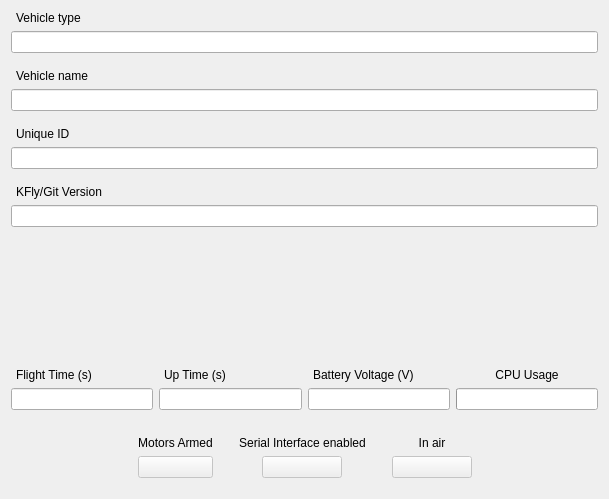
<?xml version="1.0" encoding="UTF-8"?>
<ui version="4.0">
 <class>ui_sys_info</class>
 <widget class="QWidget" name="ui_sys_info">
  <property name="geometry">
   <rect>
    <x>0</x>
    <y>0</y>
    <width>609</width>
    <height>499</height>
   </rect>
  </property>
  <property name="windowTitle">
   <string>Form</string>
  </property>
  <layout class="QVBoxLayout" name="verticalLayout">
   <item>
    <widget class="QLabel" name="label">
     <property name="text">
      <string>Vehicle type</string>
     </property>
     <property name="indent">
      <number>5</number>
     </property>
    </widget>
   </item>
   <item>
    <widget class="QLineEdit" name="editVehicleType"/>
   </item>
   <item>
    <spacer name="verticalSpacer_4">
     <property name="orientation">
      <enum>Qt::Vertical</enum>
     </property>
     <property name="sizeType">
      <enum>QSizePolicy::Minimum</enum>
     </property>
     <property name="sizeHint" stdset="0">
      <size>
       <width>20</width>
       <height>10</height>
      </size>
     </property>
    </spacer>
   </item>
   <item>
    <widget class="QLabel" name="label_2">
     <property name="text">
      <string>Vehicle name</string>
     </property>
     <property name="indent">
      <number>5</number>
     </property>
    </widget>
   </item>
   <item>
    <widget class="QLineEdit" name="editVehicleName"/>
   </item>
   <item>
    <spacer name="verticalSpacer_5">
     <property name="orientation">
      <enum>Qt::Vertical</enum>
     </property>
     <property name="sizeType">
      <enum>QSizePolicy::Minimum</enum>
     </property>
     <property name="sizeHint" stdset="0">
      <size>
       <width>20</width>
       <height>10</height>
      </size>
     </property>
    </spacer>
   </item>
   <item>
    <widget class="QLabel" name="label_3">
     <property name="text">
      <string>Unique ID</string>
     </property>
     <property name="indent">
      <number>5</number>
     </property>
    </widget>
   </item>
   <item>
    <widget class="QLineEdit" name="editUniqueID">
     <property name="readOnly">
      <bool>true</bool>
     </property>
    </widget>
   </item>
   <item>
    <spacer name="verticalSpacer_6">
     <property name="orientation">
      <enum>Qt::Vertical</enum>
     </property>
     <property name="sizeType">
      <enum>QSizePolicy::Minimum</enum>
     </property>
     <property name="sizeHint" stdset="0">
      <size>
       <width>20</width>
       <height>10</height>
      </size>
     </property>
    </spacer>
   </item>
   <item>
    <widget class="QLabel" name="label_4">
     <property name="text">
      <string>KFly/Git Version</string>
     </property>
     <property name="indent">
      <number>5</number>
     </property>
    </widget>
   </item>
   <item>
    <widget class="QLineEdit" name="editVersion">
     <property name="readOnly">
      <bool>true</bool>
     </property>
    </widget>
   </item>
   <item>
    <spacer name="verticalSpacer_2">
     <property name="orientation">
      <enum>Qt::Vertical</enum>
     </property>
     <property name="sizeType">
      <enum>QSizePolicy::Expanding</enum>
     </property>
     <property name="sizeHint" stdset="0">
      <size>
       <width>20</width>
       <height>20</height>
      </size>
     </property>
    </spacer>
   </item>
   <item>
    <layout class="QHBoxLayout" name="horizontalLayout">
     <item>
      <layout class="QVBoxLayout" name="verticalLayout_3">
       <item>
        <widget class="QLabel" name="label_5">
         <property name="text">
          <string>Flight Time (s)</string>
         </property>
         <property name="indent">
          <number>5</number>
         </property>
        </widget>
       </item>
       <item>
        <widget class="QLineEdit" name="editFlightTime"/>
       </item>
      </layout>
     </item>
     <item>
      <layout class="QVBoxLayout" name="verticalLayout_5">
       <item>
        <widget class="QLabel" name="label_6">
         <property name="text">
          <string>Up Time (s)</string>
         </property>
         <property name="indent">
          <number>5</number>
         </property>
        </widget>
       </item>
       <item>
        <widget class="QLineEdit" name="editUpTime"/>
       </item>
      </layout>
     </item>
     <item>
      <layout class="QVBoxLayout" name="verticalLayout_4">
       <item>
        <widget class="QLabel" name="label_7">
         <property name="text">
          <string>Battery Voltage (V)</string>
         </property>
         <property name="indent">
          <number>5</number>
         </property>
        </widget>
       </item>
       <item>
        <widget class="QLineEdit" name="editBatteryVoltage"/>
       </item>
      </layout>
     </item>
     <item>
      <layout class="QVBoxLayout" name="verticalLayout_2">
       <item>
        <widget class="QLabel" name="label_8">
         <property name="text">
          <string>CPU Usage</string>
         </property>
         <property name="alignment">
          <set>Qt::AlignCenter</set>
         </property>
         <property name="indent">
          <number>-1</number>
         </property>
        </widget>
       </item>
       <item>
        <widget class="QProgressBar" name="progressCPU"/>
       </item>
      </layout>
     </item>
    </layout>
   </item>
   <item>
    <spacer name="verticalSpacer_3">
     <property name="orientation">
      <enum>Qt::Vertical</enum>
     </property>
     <property name="sizeType">
      <enum>QSizePolicy::Minimum</enum>
     </property>
     <property name="sizeHint" stdset="0">
      <size>
       <width>20</width>
       <height>20</height>
      </size>
     </property>
    </spacer>
   </item>
   <item>
    <layout class="QHBoxLayout" name="horizontalLayout_2">
     <item>
      <spacer name="horizontalSpacer">
       <property name="orientation">
        <enum>Qt::Horizontal</enum>
       </property>
       <property name="sizeHint" stdset="0">
        <size>
         <width>40</width>
         <height>20</height>
        </size>
       </property>
      </spacer>
     </item>
     <item>
      <layout class="QVBoxLayout" name="verticalLayout_7">
       <item>
        <widget class="QLabel" name="label_9">
         <property name="text">
          <string>Motors Armed</string>
         </property>
         <property name="alignment">
          <set>Qt::AlignCenter</set>
         </property>
        </widget>
       </item>
       <item>
        <layout class="QHBoxLayout" name="horizontalLayout_3">
         <property name="spacing">
          <number>0</number>
         </property>
         <item>
          <widget class="sliderbox" name="buttonArmed">
           <property name="enabled">
            <bool>false</bool>
           </property>
           <property name="maximumSize">
            <size>
             <width>80</width>
             <height>16777215</height>
            </size>
           </property>
           <property name="text">
            <string/>
           </property>
          </widget>
         </item>
        </layout>
       </item>
      </layout>
     </item>
     <item>
      <spacer name="horizontalSpacer_3">
       <property name="orientation">
        <enum>Qt::Horizontal</enum>
       </property>
       <property name="sizeType">
        <enum>QSizePolicy::Fixed</enum>
       </property>
       <property name="sizeHint" stdset="0">
        <size>
         <width>20</width>
         <height>20</height>
        </size>
       </property>
      </spacer>
     </item>
     <item>
      <layout class="QVBoxLayout" name="verticalLayout_8">
       <item>
        <widget class="QLabel" name="label_10">
         <property name="text">
          <string>Serial Interface enabled</string>
         </property>
         <property name="alignment">
          <set>Qt::AlignCenter</set>
         </property>
        </widget>
       </item>
       <item>
        <layout class="QHBoxLayout" name="horizontalLayout_4">
         <property name="spacing">
          <number>0</number>
         </property>
         <item>
          <widget class="sliderbox" name="buttonSerialInterface">
           <property name="enabled">
            <bool>false</bool>
           </property>
           <property name="maximumSize">
            <size>
             <width>80</width>
             <height>16777215</height>
            </size>
           </property>
           <property name="text">
            <string/>
           </property>
          </widget>
         </item>
        </layout>
       </item>
      </layout>
     </item>
     <item>
      <spacer name="horizontalSpacer_4">
       <property name="orientation">
        <enum>Qt::Horizontal</enum>
       </property>
       <property name="sizeType">
        <enum>QSizePolicy::Fixed</enum>
       </property>
       <property name="sizeHint" stdset="0">
        <size>
         <width>20</width>
         <height>20</height>
        </size>
       </property>
      </spacer>
     </item>
     <item>
      <layout class="QVBoxLayout" name="verticalLayout_6">
       <item>
        <widget class="QLabel" name="label_11">
         <property name="text">
          <string>In air</string>
         </property>
         <property name="alignment">
          <set>Qt::AlignCenter</set>
         </property>
        </widget>
       </item>
       <item>
        <layout class="QHBoxLayout" name="horizontalLayout_5">
         <property name="spacing">
          <number>0</number>
         </property>
         <item>
          <widget class="sliderbox" name="buttonInAir">
           <property name="enabled">
            <bool>false</bool>
           </property>
           <property name="minimumSize">
            <size>
             <width>80</width>
             <height>0</height>
            </size>
           </property>
           <property name="maximumSize">
            <size>
             <width>80</width>
             <height>16777215</height>
            </size>
           </property>
           <property name="text">
            <string/>
           </property>
          </widget>
         </item>
        </layout>
       </item>
      </layout>
     </item>
     <item>
      <spacer name="horizontalSpacer_2">
       <property name="orientation">
        <enum>Qt::Horizontal</enum>
       </property>
       <property name="sizeHint" stdset="0">
        <size>
         <width>40</width>
         <height>20</height>
        </size>
       </property>
      </spacer>
     </item>
    </layout>
   </item>
   <item>
    <spacer name="verticalSpacer">
     <property name="orientation">
      <enum>Qt::Vertical</enum>
     </property>
     <property name="sizeType">
      <enum>QSizePolicy::Minimum</enum>
     </property>
     <property name="sizeHint" stdset="0">
      <size>
       <width>20</width>
       <height>10</height>
      </size>
     </property>
    </spacer>
   </item>
  </layout>
 </widget>
 <customwidgets>
  <customwidget>
   <class>sliderbox</class>
   <extends>QPushButton</extends>
   <header>sliderbox.h</header>
  </customwidget>
 </customwidgets>
 <resources/>
 <connections/>
</ui>
